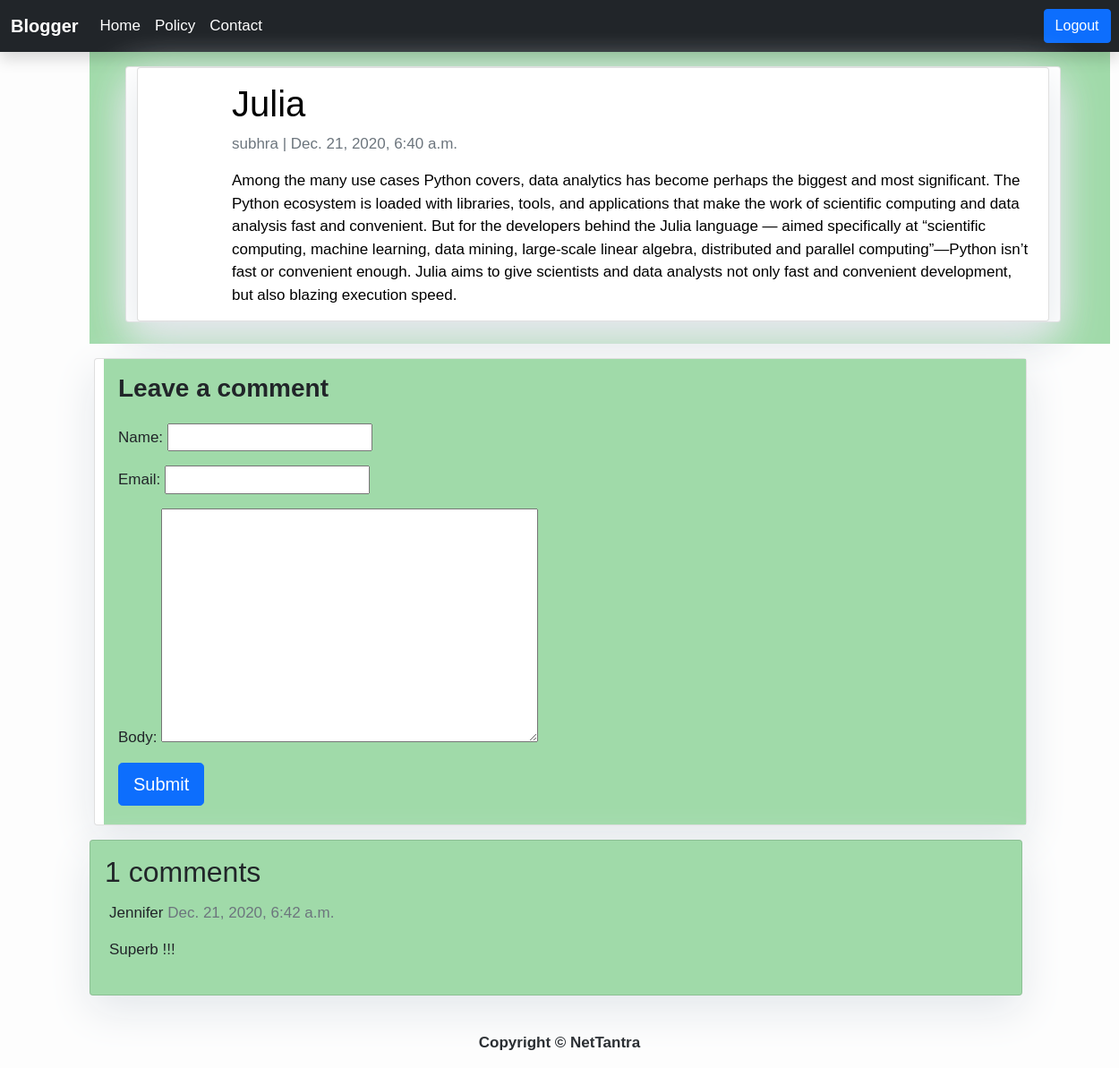
/julia/ (signed in), run on the app's committed database.
### blog/models.py (models this page shows, shortened)
class Post(models.Model):
    title = models.CharField(max_length=200, unique=True)
    slug = models.SlugField(max_length=200, unique=True,blank=True,null=True)
    author = models.ForeignKey(User, on_delete= models.CASCADE,related_name='blog_posts')
    updated_on = models.DateTimeField(auto_now= True)
    content = models.TextField()
    created_on = models.DateTimeField(auto_now_add=True)
    status = models.IntegerField(choices=STATUS, default=0)
    category = models.CharField(max_length=200,blank=True,null=True)

class Comment(models.Model):
    post = models.ForeignKey(Post,on_delete=models.CASCADE,related_name='comments')
    name = models.CharField(max_length=80)
    email = models.EmailField()
    body = models.TextField()
    created_on = models.DateTimeField(auto_now_add=True)
    active = models.BooleanField(default=False)
    class Meta:
        ordering = ['-created_on']

### blog/views.py (the view)
# urls.py: path('<slug:slug>/',views.post_detail,name='post_detail'),
def post_detail(request, slug):
    template_name = 'post_detail.html'
    post = get_object_or_404(Post, slug=slug)
    comments = post.comments.filter(active=True)
    new_comment = None
    if request.method == 'POST':
        comment_form = CommentForm(data=request.POST)
        if comment_form.is_valid():
            new_comment = comment_form.save(commit=False)
            new_comment.post = post
            new_comment.save()
    else:
        comment_form = CommentForm()
    return render(request, template_name, {'post': post,
                                           'comments': comments,
                                           'new_comment': new_comment,
                                           'comment_form': comment_form})

### blog/forms.py
class CommentForm(forms.ModelForm):
    class Meta:
        model = Comment
        fields = ('name', 'email', 'body')

### blog/templates/post_detail.html (shortened to what this page needs)
{% extends 'base.html' %} {% block content %}
<div class="container" style="background-color:#A0DAA9; margin-left: 100px;">
  <div class="row">
    <div class="col-md-11 card mb-4  mt-3 left  top" style="margin-left: 40px;">
      <div class="card" style="background-color: white; color: black;">
      <div class="card-body" style="padding-left: 105px;">
        <h1>{% block title %} {{ post.title }} {% endblock title %}</h1>
        <p class=" text-muted">{{ post.author }} | {{ post.created_on }}</p>
        <p class="card-text ">{{ post.content | safe }}</p>
      </div>
      </div>
    </div>
  </div>
</div>
<div class="col-md-10 card mb-1  mt-3 " style="margin-left: 105px;">
  <div class="card-body" style="background-color:#A0DAA9; margin-left: 10px;">
    {% if new_comment %}
    <div class="alert alert-success" role="alert">
      Your comment is awaiting moderation
    </div>
    {% else %}
    <h3><b>Leave a comment</b></h3>
    <form method="post" style="margin-top: 1.3em; margin-bottom: 5px;">
      {{ comment_form.as_p }}
      <button type="submit" class="btn btn-primary  btn-lg">Submit</button>
    </form>
    {% endif %}
  </div>
</div>
    <div class="col-md-10 card mb-4  mt-3 " style="background-color:#A0DAA9; margin-left: 100px;">
      <div class="card-body">
        <h2>{{ comments.count }} comments</h2>
        {% for comment in comments %}
        <div class="comments" style="padding: 5px;">
          <p class="font-weight-bold">
            {{ comment.name }}
            <span class=" text-muted font-weight-normal">
              {{ comment.created_on }}
            </span>
          </p>
          {{ comment.body | linebreaks }}
        </div>
        {% endfor %}
      </div>
    </div>
{% endblock content %}

### blog/templates/base.html (style rules this page uses)
body { font-family: "Oswald", sans-serif; font-size: 17px; background-color: #fdfdfd; }
.card { box-shadow: 0 16px 48px #E3E7EB; }

### data on the page
Post: title "Julia", author "subhra", created_on "Dec. 21, 2020, 6:40 a.m.", content "Among the many use cases Python covers, data analytics has become perhaps the biggest and most significant. The Python ecosystem is loaded with libraries, tools, and applications that make the work of scientific computing and data analysis fast and convenient. But for the developers behind the Julia language — aimed specifically at “scientific computing, machine learning, data mining, large-scale linear algebra, distributed and parallel computing”—Python isn’t fast or convenient enough. Julia aims to give scientists and data analysts not only fast and convenient development, but also blazing execution speed."
Comment: name "Jennifer", created_on "Dec. 21, 2020, 6:42 a.m.", body "Superb !!!"

### other printed values
{{ comments.count }} "1"
